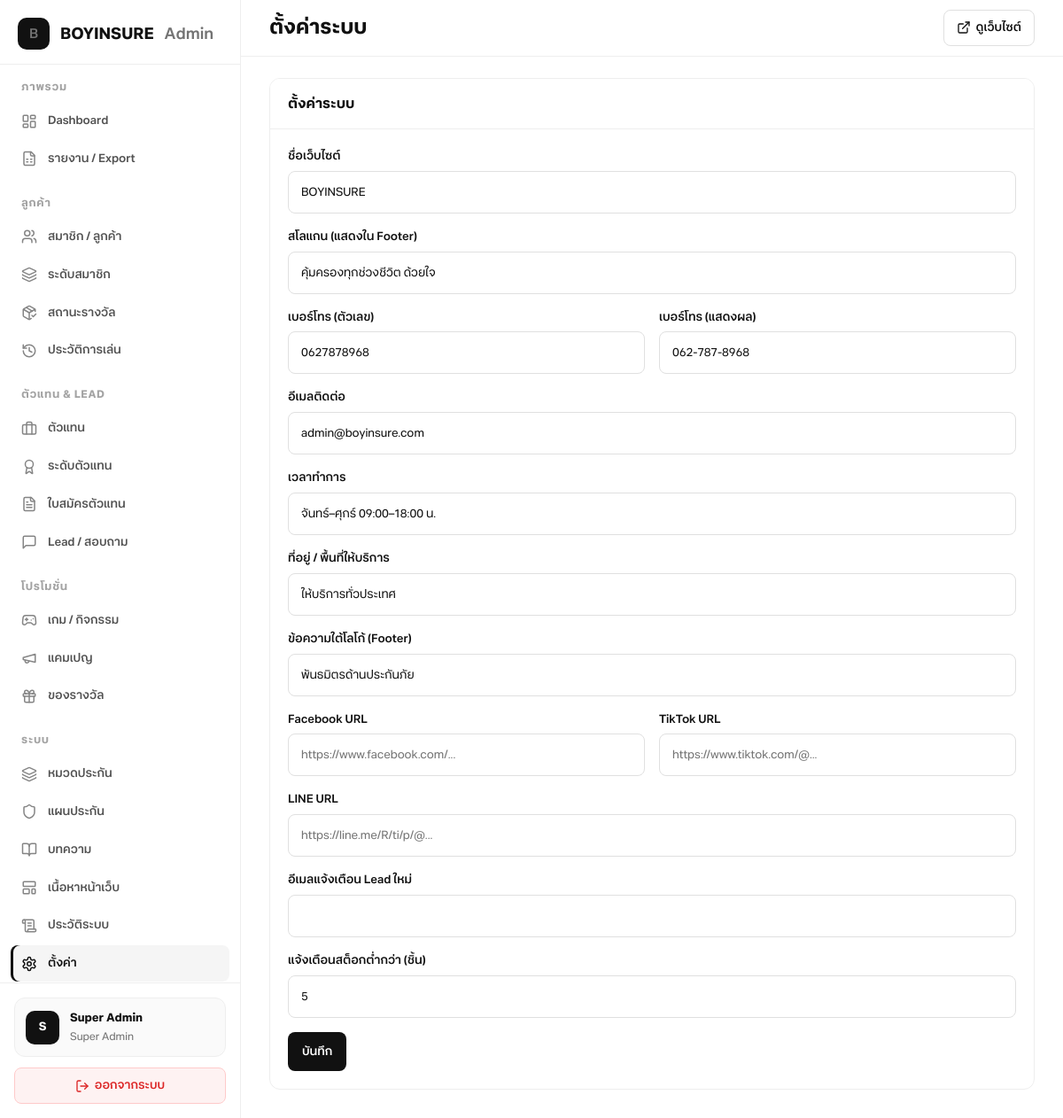
Screenshot of /admin/settings.php (signed in) with the database file from the repository.
### tables this page shows
CREATE TABLE settings (
  id INT UNSIGNED AUTO_INCREMENT PRIMARY KEY,
  setting_key VARCHAR(80) NOT NULL UNIQUE,
  setting_value TEXT NULL,
  updated_at DATETIME NOT NULL DEFAULT CURRENT_TIMESTAMP ON UPDATE CURRENT_TIMESTAMP
);

### includes/bootstrap.php (called while the page is built, shortened)
<?php
function app_config(string $key = null) {
    static $cfg;
    if (!$cfg) {
        $cfg = require dirname(__DIR__) . '/config.php';
    }
    $parts = explode('.', $key);
    $val = $cfg;
    foreach ($parts as $p) {
        $val = $val[$p];
    }
    return $val;
}
function db(): PDO {
    static $pdo;
    if ($pdo) {
        return $pdo;
    }
    $c = app_config('db');
    $dsn = sprintf(
        'mysql:host=%s;port=%s;dbname=%s;charset=%s',
        $c['host'],
        $c['port'],
        $c['name'],
        $c['charset']
    );
    $pdo = new PDO($dsn, $c['user'], $c['pass'], [
        PDO::ATTR_ERRMODE => PDO::ERRMODE_EXCEPTION,
        PDO::ATTR_DEFAULT_FETCH_MODE => PDO::FETCH_ASSOC,
    ]);
    return $pdo;
}
function setting_get(string $key, ?string $default = null): ?string {
    try {
        $stmt = db()->prepare('SELECT setting_value FROM settings WHERE setting_key = ? LIMIT 1');
        $stmt->execute([$key]);
        $val = $stmt->fetchColumn();
        return $val !== false ? (string) $val : $default;
    } catch (Throwable $e) {
        return $default;
    }
}

### admin/includes/auth.php (called while the page is built, shortened)
<?php
require_once dirname(__DIR__, 2) . '/includes/bootstrap.php';
function h(?string $s): string {
    return htmlspecialchars((string) $s, ENT_QUOTES, 'UTF-8');
}
function render_layout(string $title, string $content, string $active = ''): void {
    require __DIR__ . '/layout.php';
}

### admin/settings.php (the view, shortened to what this page needs)
<?php
require_once __DIR__ . '/includes/auth.php';
?>
<div class="admin-card">
  <div class="admin-card__head"><h2>ตั้งค่าระบบ</h2></div>
  <div class="admin-card__body">
    <form method="post" class="admin-form admin-form--wide">
      <label>ชื่อเว็บไซต์</label>
      <input name="site_name" value="<?= h(setting_get('site_name', 'BOYINSURE')) ?>" />
      <label>สโลแกน (แสดงใน Footer)</label>
      <input name="site_tagline" value="<?= h(setting_get('site_tagline', 'คุ้มครองทุกช่วงชีวิต ด้วยใจ')) ?>" />
      <div class="admin-form__row">
        <div>
          <label>เบอร์โทร (ตัวเลข)</label>
          <input name="phone" value="<?= h(setting_get('phone', '0627878968')) ?>" placeholder="0627878968" />
        </div>
        <div>
          <label>เบอร์โทร (แสดงผล)</label>
          <input name="phone_display" value="<?= h(setting_get('phone_display', '062-787-8968')) ?>" />
        </div>
      </div>
      <label>อีเมลติดต่อ</label>
      <input type="email" name="contact_email" value="<?= h(setting_get('contact_email', '')) ?>" />
      <label>เวลาทำการ</label>
      <input name="business_hours" value="<?= h(setting_get('business_hours', 'จันทร์–ศุกร์ 09:00–18:00 น.')) ?>" />
      <label>ที่อยู่ / พื้นที่ให้บริการ</label>
      <input name="address" value="<?= h(setting_get('address', 'ให้บริการทั่วประเทศ')) ?>" />
      <label>ข้อความใต้โลโก้ (Footer)</label>
      <input name="footer_note" value="<?= h(setting_get('footer_note', 'พันธมิตรด้านประกันภัย')) ?>" />
      <div class="admin-form__row">
        <div>
          <label>Facebook URL</label>
          <input name="facebook_url" value="<?= h(setting_get('facebook_url', '')) ?>" placeholder="https://www.facebook.com/..." />
        </div>
        <div>
          <label>TikTok URL</label>
          <input name="tiktok_url" value="<?= h(setting_get('tiktok_url', '')) ?>" placeholder="https://www.tiktok.com/@..." />
        </div>
      </div>
      <label>LINE URL</label>
      <input name="line_url" value="<?= h(setting_get('line_url', '')) ?>" placeholder="https://line.me/R/ti/p/@..." />
      <label>อีเมลแจ้งเตือน Lead ใหม่</label>
      <input type="email" name="notify_email" value="<?= h(setting_get('notify_email', '')) ?>" />
      <label>แจ้งเตือนสต็อกต่ำกว่า (ชิ้น)</label>
      <input type="number" name="low_stock_threshold" min="0" value="<?= h(setting_get('low_stock_threshold', '5')) ?>" />
      <button type="submit" class="admin-btn admin-btn--primary">บันทึก</button>
    </form>
  </div>
</div>

### admin/assets/admin.css (style rules this page uses)
:root { --black: #111111; --black-soft: #1a1a1a; --gray-900: #262626; --gray-700: #525252; --gray-500: #737373; --gray-400: #a3a3a3; --gray-200: #e5e5e5; --gray-100: #f5f5f5; --gray-50: #fafafa; --green: #16a34a; --green-bg: #f0fdf4; --green-border: #bbf7d0; --red: #dc2626; --red-bg: #fef2f2; --red-border: #fecaca; --amber: #d97706; --amber-bg: #fffbeb; --amber-border: #fde68a; --sidebar-w: 272px; --topbar-h: 64px; --radius-sm: 8px; --radius: 12px; --radius-lg: 16px; --font: 'Better Together', sans-serif; --font-bold: 'Better Together', sans-serif; --text-xs: 0.75rem; --text-sm: 0.8125rem; --text-base: 0.9375rem; --text-lg: 1.125rem; --text-xl: 1.375rem; --space-1: 4px; --space-2: 8px; --space-3: 12px; --space-4: 16px; --space-5: 20px; --space-6: 24px; --space-8: 32px; --shadow-xs: 0 1px 2px rgba(0, 0, 0, 0.04); --shadow-sm: 0 1px 3px rgba(0, 0, 0, 0.06); --shadow-md: 0 4px 12px rgba(0, 0, 0, 0.06); --border: #eeeeee; --border-strong: #e0e0e0; --surface: #ffffff; --surface-muted: #fafafa; --page-bg: #ffffff; --text: var(--black); --text-muted: var(--gray-500); --text-heading: var(--black); --transition: 0.18s ease; --control-h: 38px; }
*, *::before, *::after { box-sizing: border-box; }
html { font-size: 16px; -webkit-font-smoothing: antialiased; }
body { margin: 0; font-family: var(--font); font-size: var(--text-base); line-height: 1.6; color: var(--text); }
body.admin-body { background: var(--page-bg); }
.admin-card { background: var(--surface); border-radius: var(--radius); border: 1px solid var(--border); overflow: hidden; }
.admin-card__head { display: flex; align-items: center; justify-content: space-between; flex-wrap: wrap; gap: var(--space-3); padding: var(--space-4) var(--space-5); border-bottom: 1px solid var(--border); background: var(--surface); }
.admin-card__head h2 { margin: 0; font-family: var(--font-bold); font-size: var(--text-base); font-weight: 700; color: var(--black); flex-shrink: 0; }
.admin-card__body { padding: var(--space-5); }
.admin-btn { display: inline-flex; align-items: center; justify-content: center; gap: 6px; padding: 9px 16px; border: 0; border-radius: var(--radius-sm); font-family: inherit; font-size: var(--text-sm); font-weight: 600; cursor: pointer; text-decoration: none; white-space: nowrap; transition: background var(--transition), border-color var(--transition), transform var(--transition); }
.admin-btn--primary { background: var(--black); color: #fff; }
.admin-form { max-width: 640px; }
.admin-form label { display: block; margin-bottom: 6px; font-size: var(--text-sm); font-weight: 600; color: var(--black); }
.admin-form input, .admin-form select, .admin-form textarea { width: 100%; margin-bottom: var(--space-4); padding: 10px 14px; border: 1px solid var(--border-strong); border-radius: var(--radius-sm); font-family: inherit; font-size: var(--text-sm); color: var(--black); background: var(--surface); transition: border-color var(--transition), box-shadow var(--transition); }
.admin-form__row { display: grid; grid-template-columns: 1fr 1fr; gap: var(--space-4); }
.admin-form--wide { max-width: none; }

### rows the page displays
settings: site_name "BOYINSURE"
settings: site_tagline "คุ้มครองทุกช่วงชีวิต ด้วยใจ"
settings: phone "0627878968"
settings: phone_display "062-787-8968"
settings: contact_email "admin@boyinsure.com"
settings: business_hours "จันทร์–ศุกร์ 09:00–18:00 น."
settings: address "ให้บริการทั่วประเทศ"
settings: footer_note "พันธมิตรด้านประกันภัย"
settings: low_stock_threshold "5"

### other values shown
$groupLabel "ภาพรวม"
$label "Dashboard"
$label "รายงาน / Export"
$groupLabel "ลูกค้า"
$label "สมาชิก / ลูกค้า"
$label "ระดับสมาชิก"
$label "สถานะรางวัล"
$label "ประวัติการเล่น"
$groupLabel "ตัวแทน & LEAD"
$label "ตัวแทน"
$label "ระดับตัวแทน"
$label "ใบสมัครตัวแทน"
$label "Lead / สอบถาม"
$groupLabel "โปรโมชั่น"
$label "เกม / กิจกรรม"
